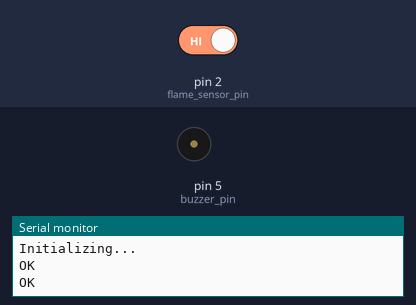
Bench run of a sketch on a simulated Arduino Uno, built with avr-gcc and run on an emulated ATmega328P. On the bench: buzzer (waves = sounding, pin HIGH), the last lines printed to the serial monitor. The inputs (shaded band) are chosen by the test bench; at power-on: pin 2 (flame_sensor_pin) HIGH. The modem accepts every AT command (registered, SIM ready, sends succeed) and sends nothing else.

Above: at 3.2 s.
3.3 s: pin 2 (flame_sensor_pin) driven LOW
At 4.0 s:
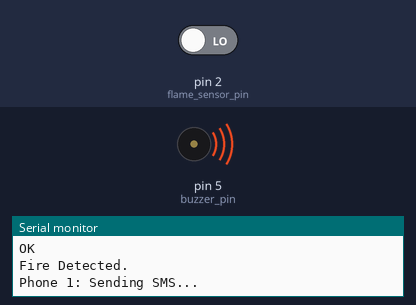
Timing chart, 0 to 6.3 s (numbered marks = the images above; inputs shaded):
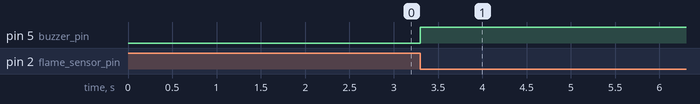

Measured:
- after the input at 3.3 s, pin 5 (buzzer_pin): LOW → HIGH at once

The sketch:

Fire_alarm.ino
```cpp
#include <SoftwareSerial.h>

const String PHONE_1 = "+919999999999";

#define rxPin 4
#define txPin 3
SoftwareSerial sim900A(rxPin, txPin);

#define flame_sensor_pin 2

boolean fire_flag = 0;

#define buzzer_pin 5

void setup()
{
  Serial.begin(115200);
  sim900A.begin(9600);

  pinMode(flame_sensor_pin, INPUT);
  pinMode(buzzer_pin, OUTPUT);
  digitalWrite(buzzer_pin, LOW);

  Serial.println("Initializing...");

  sim900A.println("AT");
  delay(1000);
  sim900A.println("AT+CMGF=1");
  delay(1000);
}

void loop()
{
  while (sim900A.available()) {
    Serial.println(sim900A.readString());
  }

  int flame_value = digitalRead(flame_sensor_pin);

  if (flame_value == LOW) {
    digitalWrite(buzzer_pin, HIGH);

    if (fire_flag == 0) {
      Serial.println("Fire Detected.");
      fire_flag = 1;
      send_multi_sms();
      make_multi_call();
    }

  } else {
    digitalWrite(buzzer_pin, LOW);
    fire_flag = 0;
  }
}

void send_multi_sms()
{
  if (PHONE_1 != "") {
    Serial.print("Phone 1: ");
    send_sms("Fire is Detected", PHONE_1);
  }
}

void make_multi_call()
{
  if (PHONE_1 != "") {
    Serial.print("Phone 1: ");
    make_call(PHONE_1);
  }
}

void send_sms(String text, String phone)
{
  Serial.println("Sending SMS...");
  delay(50);
  sim900A.print("AT+CMGF=1\r");
  delay(1000);
  sim900A.print("AT+CMGS=\"" + phone + "\"\r");
  delay(1000);
  sim900A.print(text);
  delay(100);
  sim900A.write(0x1A);
  delay(5000);
}

void make_call(String phone)
{
  Serial.println("Calling...");
  sim900A.println("ATD" + phone + ";");
  delay(20000);
  sim900A.println("ATH");
  delay(1000);
}
```
